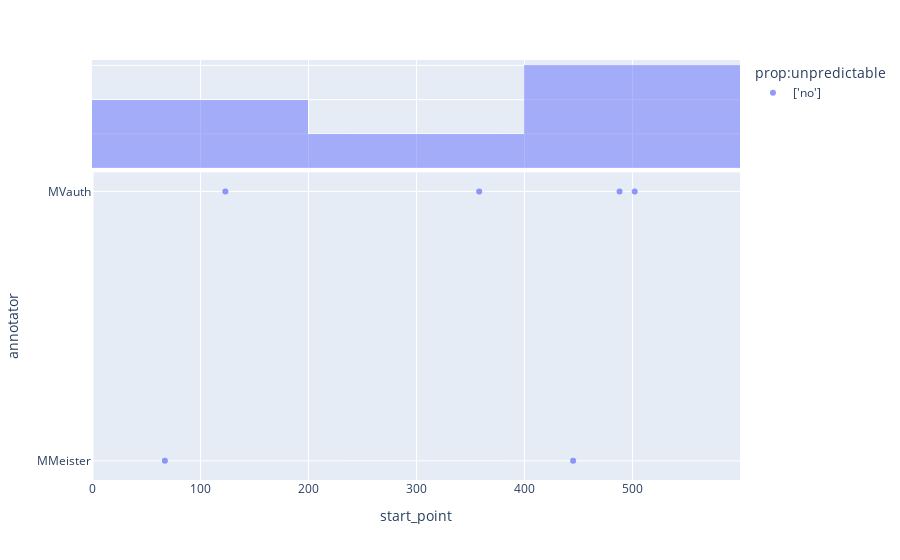

This figure's notebook cell:
### Code cell
my_project.ac_dict['ac_2'].plot_annotation_overview(
    y_axis='annotator', color_prop='unpredictable')

### Figure 1 — Plotly figure (JSON) as saved in the notebook; plotly's stock layout.template omitted (floating-point values rounded to 4 significant figures)
{"data": [{"customdata": [["<I><br>Es war an einem Sonntagvormittag im schönsten Frühjahr.<br></I>", "['no']", ["no"], ["nan"], ["nan"]], ["<I><br>Georg Bendemann, ein junger Kaufmann, saß in seinem Privatzimmer im<br>ersten Stock eines der niedrigen, leichtgebauten Häuser, die entlang des<br>Flusses in einer langen Reihe, fast nur in der Höhe<br>und Färbung unterschieden, sich hinzogen<br></I>", "['no']", ["no"], ["nan"], ["nan"]], ["<I><br>Er hatte gerade einen Brief an einen sich im Ausland<br>befindenden Jugendfreund beendet<br></I>", "['no']", ["no"], ["nan"], ["nan"]], ["<I><br>verschloß ihn in spielerischer Langsamkeit<br></I>", "['no']", ["no"], ["no"], ["no"]], ["<I><br>und sah dann aus dem Fenster auf den Fluß, die<br>Brücke und die Anhöhen am anderen Ufer mit ihrem schwachen<br>Grün<br></I>", "['no']", ["yes"], ["no"], ["yes"]], ["<I><br>den Ellbogen auf den Schreibtisch gestützt<br></I>", "['no']", ["no"], ["nan"], ["nan"]]], "hovertemplate": "prop:unpredictable=%{customdata[1]}<br>start_point=%{x}<br>annotator=%{y}<br>ANNOTATION=%{customdata[0]}<br>prop:mental=%{customdata[2]}<br>prop:persistent=%{customdata[3]}<br>prop:intentional=%{customdata[4]}<extra></extra>", "legendgroup": "['no']", "marker": {"color": "#636efa", "opacity": 0.7, "symbol": "circle"}, "mode": "markers", "name": "['no']", "orientation": "h", "showlegend": true, "type": "scatter", "x": [67, 123, 358, 445, 488, 502], "xaxis": "x", "y": ["MMeister", "MVauth", "MVauth", "MMeister", "MVauth", "MVauth"], "yaxis": "y"}, {"alignmentgroup": "True", "bingroup": "x", "hovertemplate": "prop:unpredictable=['no']<br>start_point=%{x}<br>count=%{y}<extra></extra>", "legendgroup": "['no']", "marker": {"color": "#636efa"}, "name": "['no']", "offsetgroup": "['no']", "opacity": 0.5, "showlegend": false, "type": "histogram", "x": [67, 123, 358, 445, 488, 502], "xaxis": "x2", "yaxis": "y2"}], "layout": {"barmode": "overlay", "legend": {"title": {"text": "prop:unpredictable"}, "tracegroupgap": 0}, "margin": {"t": 60}, "xaxis": {"anchor": "y", "domain": [0, 1], "title": {"text": "start_point"}}, "xaxis2": {"anchor": "y2", "domain": [0, 1], "matches": "x", "showgrid": true, "showticklabels": false}, "yaxis": {"anchor": "x", "domain": [0, 0.7326], "title": {"text": "annotator"}}, "yaxis2": {"anchor": "x2", "domain": [0.7426, 1], "matches": "y2", "showgrid": true, "showline": false, "showticklabels": false, "ticks": ""}}}
